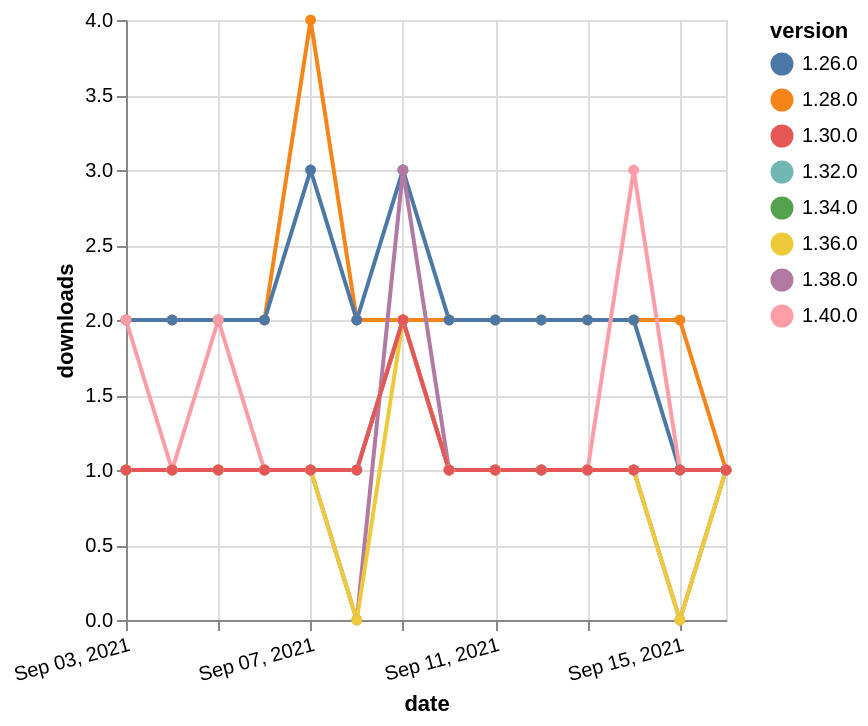

Vega-Lite specification for this chart:
### Vega-Lite specification from a JSON file in a GitHub repository (floating-point values rounded to 4 significant figures)
{"$schema": "https://vega.github.io/schema/vega-lite/v5.json", "description": "A simple bar chart with embedded data.", "data": {"values": [{"date": "2021-09-03", "total": 210, "delta": 1, "version": "1.34.0"}, {"date": "2021-09-04", "total": 211, "delta": 1, "version": "1.34.0"}, {"date": "2021-09-05", "total": 212, "delta": 1, "version": "1.34.0"}, {"date": "2021-09-06", "total": 213, "delta": 1, "version": "1.34.0"}, {"date": "2021-09-07", "total": 214, "delta": 1, "version": "1.34.0"}, {"date": "2021-09-08", "total": 215, "delta": 1, "version": "1.34.0"}, {"date": "2021-09-09", "total": 217, "delta": 2, "version": "1.34.0"}, {"date": "2021-09-10", "total": 218, "delta": 1, "version": "1.34.0"}, {"date": "2021-09-11", "total": 219, "delta": 1, "version": "1.34.0"}, {"date": "2021-09-12", "total": 220, "delta": 1, "version": "1.34.0"}, {"date": "2021-09-13", "total": 221, "delta": 1, "version": "1.34.0"}, {"date": "2021-09-14", "total": 222, "delta": 1, "version": "1.34.0"}, {"date": "2021-09-15", "total": 223, "delta": 1, "version": "1.34.0"}, {"date": "2021-09-16", "total": 224, "delta": 1, "version": "1.34.0"}, {"date": "2021-09-03", "total": 212, "delta": 1, "version": "1.32.0"}, {"date": "2021-09-04", "total": 213, "delta": 1, "version": "1.32.0"}, {"date": "2021-09-05", "total": 214, "delta": 1, "version": "1.32.0"}, {"date": "2021-09-06", "total": 215, "delta": 1, "version": "1.32.0"}, {"date": "2021-09-07", "total": 216, "delta": 1, "version": "1.32.0"}, {"date": "2021-09-08", "total": 217, "delta": 1, "version": "1.32.0"}, {"date": "2021-09-09", "total": 219, "delta": 2, "version": "1.32.0"}, {"date": "2021-09-10", "total": 220, "delta": 1, "version": "1.32.0"}, {"date": "2021-09-11", "total": 221, "delta": 1, "version": "1.32.0"}, {"date": "2021-09-12", "total": 222, "delta": 1, "version": "1.32.0"}, {"date": "2021-09-13", "total": 223, "delta": 1, "version": "1.32.0"}, {"date": "2021-09-14", "total": 224, "delta": 1, "version": "1.32.0"}, {"date": "2021-09-15", "total": 225, "delta": 1, "version": "1.32.0"}, {"date": "2021-09-16", "total": 226, "delta": 1, "version": "1.32.0"}, {"date": "2021-09-03", "total": 2485, "delta": 2, "version": "1.28.0"}, {"date": "2021-09-04", "total": 2487, "delta": 2, "version": "1.28.0"}, {"date": "2021-09-05", "total": 2489, "delta": 2, "version": "1.28.0"}, {"date": "2021-09-06", "total": 2491, "delta": 2, "version": "1.28.0"}, {"date": "2021-09-07", "total": 2495, "delta": 4, "version": "1.28.0"}, {"date": "2021-09-08", "total": 2497, "delta": 2, "version": "1.28.0"}, {"date": "2021-09-09", "total": 2499, "delta": 2, "version": "1.28.0"}, {"date": "2021-09-10", "total": 2501, "delta": 2, "version": "1.28.0"}, {"date": "2021-09-11", "total": 2503, "delta": 2, "version": "1.28.0"}, {"date": "2021-09-12", "total": 2505, "delta": 2, "version": "1.28.0"}, {"date": "2021-09-13", "total": 2507, "delta": 2, "version": "1.28.0"}, {"date": "2021-09-14", "total": 2509, "delta": 2, "version": "1.28.0"}, {"date": "2021-09-15", "total": 2511, "delta": 2, "version": "1.28.0"}, {"date": "2021-09-16", "total": 2512, "delta": 1, "version": "1.28.0"}, {"date": "2021-09-03", "total": 2366, "delta": 2, "version": "1.26.0"}, {"date": "2021-09-04", "total": 2368, "delta": 2, "version": "1.26.0"}, {"date": "2021-09-05", "total": 2370, "delta": 2, "version": "1.26.0"}, {"date": "2021-09-06", "total": 2372, "delta": 2, "version": "1.26.0"}, {"date": "2021-09-07", "total": 2375, "delta": 3, "version": "1.26.0"}, {"date": "2021-09-08", "total": 2377, "delta": 2, "version": "1.26.0"}, {"date": "2021-09-09", "total": 2380, "delta": 3, "version": "1.26.0"}, {"date": "2021-09-10", "total": 2382, "delta": 2, "version": "1.26.0"}, {"date": "2021-09-11", "total": 2384, "delta": 2, "version": "1.26.0"}, {"date": "2021-09-12", "total": 2386, "delta": 2, "version": "1.26.0"}, {"date": "2021-09-13", "total": 2388, "delta": 2, "version": "1.26.0"}, {"date": "2021-09-14", "total": 2390, "delta": 2, "version": "1.26.0"}, {"date": "2021-09-15", "total": 2391, "delta": 1, "version": "1.26.0"}, {"date": "2021-09-16", "total": 2392, "delta": 1, "version": "1.26.0"}, {"date": "2021-09-03", "total": 204, "delta": 1, "version": "1.38.0"}, {"date": "2021-09-04", "total": 205, "delta": 1, "version": "1.38.0"}, {"date": "2021-09-05", "total": 206, "delta": 1, "version": "1.38.0"}, {"date": "2021-09-06", "total": 207, "delta": 1, "version": "1.38.0"}, {"date": "2021-09-07", "total": 208, "delta": 1, "version": "1.38.0"}, {"date": "2021-09-08", "total": 208, "delta": 0, "version": "1.38.0"}, {"date": "2021-09-09", "total": 211, "delta": 3, "version": "1.38.0"}, {"date": "2021-09-10", "total": 212, "delta": 1, "version": "1.38.0"}, {"date": "2021-09-11", "total": 213, "delta": 1, "version": "1.38.0"}, {"date": "2021-09-12", "total": 214, "delta": 1, "version": "1.38.0"}, {"date": "2021-09-13", "total": 215, "delta": 1, "version": "1.38.0"}, {"date": "2021-09-14", "total": 216, "delta": 1, "version": "1.38.0"}, {"date": "2021-09-15", "total": 216, "delta": 0, "version": "1.38.0"}, {"date": "2021-09-16", "total": 217, "delta": 1, "version": "1.38.0"}, {"date": "2021-09-03", "total": 193, "delta": 1, "version": "1.36.0"}, {"date": "2021-09-04", "total": 194, "delta": 1, "version": "1.36.0"}, {"date": "2021-09-05", "total": 195, "delta": 1, "version": "1.36.0"}, {"date": "2021-09-06", "total": 196, "delta": 1, "version": "1.36.0"}, {"date": "2021-09-07", "total": 197, "delta": 1, "version": "1.36.0"}, {"date": "2021-09-08", "total": 197, "delta": 0, "version": "1.36.0"}, {"date": "2021-09-09", "total": 199, "delta": 2, "version": "1.36.0"}, {"date": "2021-09-10", "total": 200, "delta": 1, "version": "1.36.0"}, {"date": "2021-09-11", "total": 201, "delta": 1, "version": "1.36.0"}, {"date": "2021-09-12", "total": 202, "delta": 1, "version": "1.36.0"}, {"date": "2021-09-13", "total": 203, "delta": 1, "version": "1.36.0"}, {"date": "2021-09-14", "total": 204, "delta": 1, "version": "1.36.0"}, {"date": "2021-09-15", "total": 204, "delta": 0, "version": "1.36.0"}, {"date": "2021-09-16", "total": 205, "delta": 1, "version": "1.36.0"}, {"date": "2021-09-03", "total": 132, "delta": 2, "version": "1.40.0"}, {"date": "2021-09-04", "total": 133, "delta": 1, "version": "1.40.0"}, {"date": "2021-09-05", "total": 135, "delta": 2, "version": "1.40.0"}, {"date": "2021-09-06", "total": 136, "delta": 1, "version": "1.40.0"}, {"date": "2021-09-07", "total": 137, "delta": 1, "version": "1.40.0"}, {"date": "2021-09-08", "total": 138, "delta": 1, "version": "1.40.0"}, {"date": "2021-09-09", "total": 140, "delta": 2, "version": "1.40.0"}, {"date": "2021-09-10", "total": 141, "delta": 1, "version": "1.40.0"}, {"date": "2021-09-11", "total": 142, "delta": 1, "version": "1.40.0"}, {"date": "2021-09-12", "total": 143, "delta": 1, "version": "1.40.0"}, {"date": "2021-09-13", "total": 144, "delta": 1, "version": "1.40.0"}, {"date": "2021-09-14", "total": 147, "delta": 3, "version": "1.40.0"}, {"date": "2021-09-15", "total": 148, "delta": 1, "version": "1.40.0"}, {"date": "2021-09-16", "total": 149, "delta": 1, "version": "1.40.0"}, {"date": "2021-09-03", "total": 264, "delta": 1, "version": "1.30.0"}, {"date": "2021-09-04", "total": 265, "delta": 1, "version": "1.30.0"}, {"date": "2021-09-05", "total": 266, "delta": 1, "version": "1.30.0"}, {"date": "2021-09-06", "total": 267, "delta": 1, "version": "1.30.0"}, {"date": "2021-09-07", "total": 268, "delta": 1, "version": "1.30.0"}, {"date": "2021-09-08", "total": 269, "delta": 1, "version": "1.30.0"}, {"date": "2021-09-09", "total": 271, "delta": 2, "version": "1.30.0"}, {"date": "2021-09-10", "total": 272, "delta": 1, "version": "1.30.0"}, {"date": "2021-09-11", "total": 273, "delta": 1, "version": "1.30.0"}, {"date": "2021-09-12", "total": 274, "delta": 1, "version": "1.30.0"}, {"date": "2021-09-13", "total": 275, "delta": 1, "version": "1.30.0"}, {"date": "2021-09-14", "total": 276, "delta": 1, "version": "1.30.0"}, {"date": "2021-09-15", "total": 277, "delta": 1, "version": "1.30.0"}, {"date": "2021-09-16", "total": 278, "delta": 1, "version": "1.30.0"}]}, "width": "container", "mark": {"type": "line", "point": {"filled": true}}, "encoding": {"x": {"field": "date", "type": "temporal", "timeUnit": "yearmonthdate", "title": "date", "axis": {"labelAngle": -15}}, "y": {"field": "delta", "type": "quantitative", "title": "downloads"}, "color": {"field": "version", "type": "nominal"}, "tooltip": {"field": "delta"}}}
